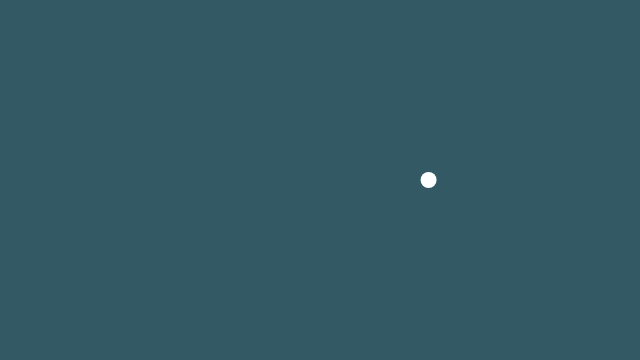
Frame 1 (no input)
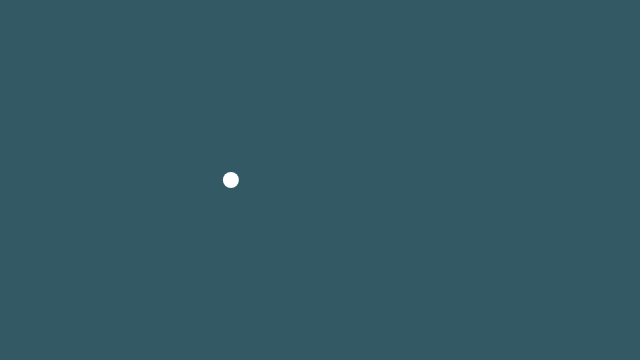
Frame 60 (no input)
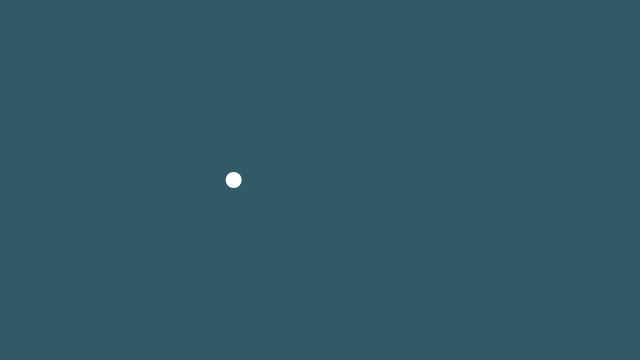
Frame 120 (the mouse pressed at the canvas centre since frame 60)

The p5.js sketch that drew these frames (run headless with seeded random() and noise() and a simulated clock; from frame 60 on, the mouse is pressed at the canvas centre):

// p5.js sketch
// ── sketch.js
function setup() {
  createCanvas(640, 360)
  //background(50, 89, 100)


}

t = 0
function draw() {
  background(50, 89, 100)

  n = noise(t)
  x = map(n,0,1,0,width)

  noStroke()
  ellipse(x,180,16,16)

  t += 0.01

}
